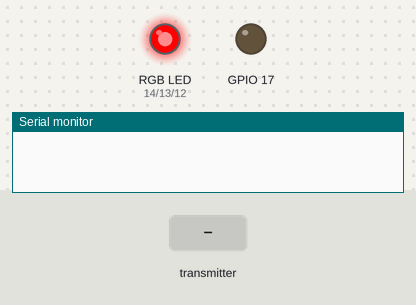
Bench run of a program on a simulated ESP32-S2. Shown: an RGB LED mixed from three pins (HIGH = lit), output pins drawn as LEDs (lit = HIGH), the last lines printed to the serial monitor. Dashed ring = blinking. The test bench sets the inputs (shaded band).

Above: at 0.1 s.
At 3.2 s:
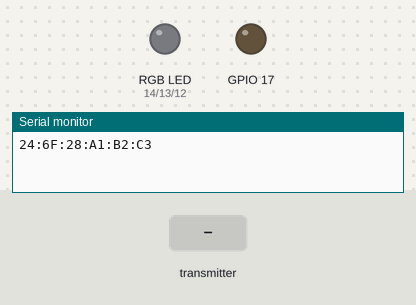
3.3 s: the transmitter starts sending start_address = 0
At 3.9 s:
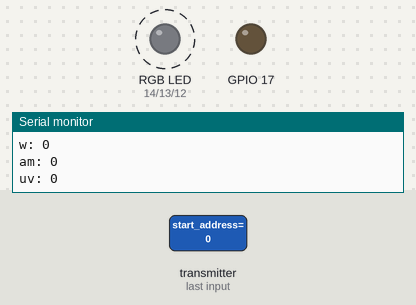
Timing chart, 0 to 10.8 s (numbered marks = the images above; inputs shaded):
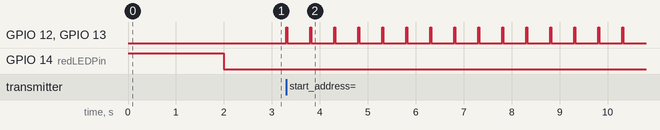

Measured:
- after the input at 3.3 s, GPIO 12 (blueLEDPin), GPIO 13 (greenLEDPin): alternates HIGH for 0.02 s and LOW for 0.48 s, starting at once

The program:

main.cpp
```cpp
/*
This code is a firmware running on a receiver ESP32 module that enables the
control of DMX-Lights (RGB + W + STROBE) remotely. It allows communication with the
 master ESP32 module hosting a web interface, enabling the user to control lights
 that are not directly connected to the master module.
 The firmware facilitates seamless coordination between the master and receiver modules,
 enhancing the flexibility and convenience of controlling multiple DMX-Lights.
 */

// ESP-NOW code adapted from https://randomnerdtutorials.com/esp-now-esp32-arduino-ide/

#include <esp_now.h>
#include <WiFi.h>
#include <ESPDMX.h>

#define redLEDPin 14
#define greenLEDPin 13
#define blueLEDPin 12

DMXESPSerial dmx;

// Structure example to receive data
// Must match the sender structure
struct lightState
{
  int start_address;
  int red;
  int green;
  int blue;
  int white;
  int amber;
  int uv;
};

lightState DMX_Data;

// callback function that will be executed when data is received
void OnDataRecv(const uint8_t *mac, const uint8_t *incomingData, int len)
{
  memcpy(&DMX_Data, incomingData, sizeof(DMX_Data));
  digitalWrite(blueLEDPin, HIGH);
  digitalWrite(greenLEDPin, HIGH);
  dmx.write(DMX_Data.start_address, DMX_Data.red);
  dmx.write(DMX_Data.start_address + 1, DMX_Data.green);
  dmx.write(DMX_Data.start_address + 2, DMX_Data.blue);
  dmx.write(DMX_Data.start_address + 3, DMX_Data.white);
  dmx.write(DMX_Data.start_address + 4, DMX_Data.amber);
  dmx.write(DMX_Data.start_address + 5, DMX_Data.uv);
  dmx.update();
  digitalWrite(blueLEDPin, LOW);

  Serial.print("addr: ");
  Serial.println(DMX_Data.start_address);
  Serial.print("r: ");
  Serial.println(DMX_Data.red);
  Serial.print("g: ");
  Serial.println(DMX_Data.green);
  Serial.print("b: ");
  Serial.println(DMX_Data.blue);
  Serial.print("w: ");
  Serial.println(DMX_Data.white);
  Serial.print("am: ");
  Serial.println(DMX_Data.amber);
  Serial.print("uv: ");
  Serial.println(DMX_Data.uv);
  digitalWrite(greenLEDPin, LOW);
}

void setup()
{
  // Initialize Serial Monitor
  Serial.begin(115200);
  pinMode(redLEDPin, OUTPUT);
  pinMode(greenLEDPin, OUTPUT);
  pinMode(blueLEDPin, OUTPUT);
  digitalWrite(redLEDPin, HIGH);
  delay(2000);
  digitalWrite(redLEDPin, LOW);
  dmx.init(512);

  // Set device as a Wi-Fi Station
  WiFi.mode(WIFI_STA);
  Serial.println(WiFi.macAddress());

  // Init ESP-NOW
  if (esp_now_init() != ESP_OK)
  {
    Serial.println("Error initializing ESP-NOW");
    digitalWrite(redLEDPin, HIGH);
    return;
  }

  // Once ESPNow is successfully Init, we will register for recv CB to
  // get recv packer info
  esp_now_register_recv_cb(OnDataRecv);
}

void loop()
{
}
```
